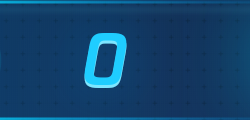
#> input picture 1/score.png, 250 x 120 px
$ python -i QAbot.py   (imports and definitions only)   (older library calls are emulated)
#> lines starting #> are read from the running program, lines starting #| are printed output that depends on the picture
#%%
import sys

import cv2
import matplotlib.pyplot as plt
import numpy as np
from PIL import Image
import imagehash


import time

# [83 lines left out: functions preprocess, findTextRegion, not called in this run]


#%%
from aip import AipOcr
config = {
    'appId': '18593767',
    'apiKey': 'XOLbgmM4rVOrItuq6w9odqZb',
    'secretKey': 'eGklNu6hVw7iDvQ29aALj7hN5VwHvLqh'
}
# [1 line that did not run here, left out]
def get_file_content(file):
    with open(file, 'rb') as fp:
        return fp.read()
# [46 lines left out: functions img_to_str, crop_screecap, not called in this run]

def save_crop(img_part, m):
    for key, value in img_part.items():
        cv2.imwrite('./' + str(m) + '/' + key + ".png", value)

# [35 lines left out: functions detect_ans, check_lib, not called in this run]


def search_ans(i):
    value = check_lib(i)
    if value[4] == 0:
        ans = []
        for j in range(1,value[3]+1):
            baiduai = ''
            try:
                baiduai = img_to_str("{}/ans_{}.png".format(value[0],j)).split('\n')[0]
            except:
                pass
            if baiduai == '':
                baiduai = 'adjfioiajdsiofja;jefo;eno;jjn;ioajd;fja'
            ans.append(baiduai)

        question = value[1]
        # choices = ['甲醛', '苯', '甲醇']
        choices = ans
        correct_ans_idx =  run_algorithm(2, question, choices) +1
        value[4] = correct_ans_idx
        value.append(ans)
    else:
        return value

    # hashvalue = hsh(img_part['ques'])

    # time.sleep(1)


import pickle

def save_dict(data, filename):
    with open(filename+'.p', 'wb') as fp:
        pickle.dump(lib, fp, protocol=pickle.HIGHEST_PROTOCOL)
# [4 lines left out: function load_dict, not called in this run]


def check_lib(i):
    hashvalue = imagehash.phash(Image.open('{}/ques.png'.format(i)))
    text_quet = []
    correct_ans_idx = 0
    if hashvalue not in lib:
        ans, n_ans = detect_ans(i)
        text_quet = img_to_str('{}/ques.png'.format(i))
        lib[hashvalue] = [i, text_quet, ans, n_ans, correct_ans_idx]
    return lib[hashvalue]


import requests
import webbrowser
import urllib.parse

# # 颜色兼容Win 10
from colorama import init,Fore
# [1 line not run here, left out]

def open_webbrowser(question):
    webbrowser.open('https://baidu.com/s?wd=' + urllib.parse.quote(question))

# [74 lines left out: functions open_webbrowser_count, count_base, output, run_algorithm, not called in this run]
# %%


lib = {}
# [6 lines not run here, left out]


# %%
i = 11
# [1 line not run here, left out]
# [1 line that did not run here, left out]
# [2 lines not run here, left out]

# %%

>>> import cv2
>>> picture = cv2.imread('1/score.png', cv2.IMREAD_GRAYSCALE)
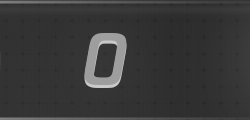
#> picture: shape (120, 250); min 36, max 202, mean 57
>>> result = search_ans(picture)
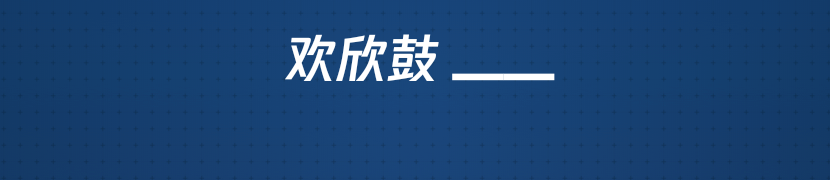
#> input picture 1/ques.png, 830 x 180 px, found by its file name
#> (the run stopped early here; a loop or call above may not have finished)
